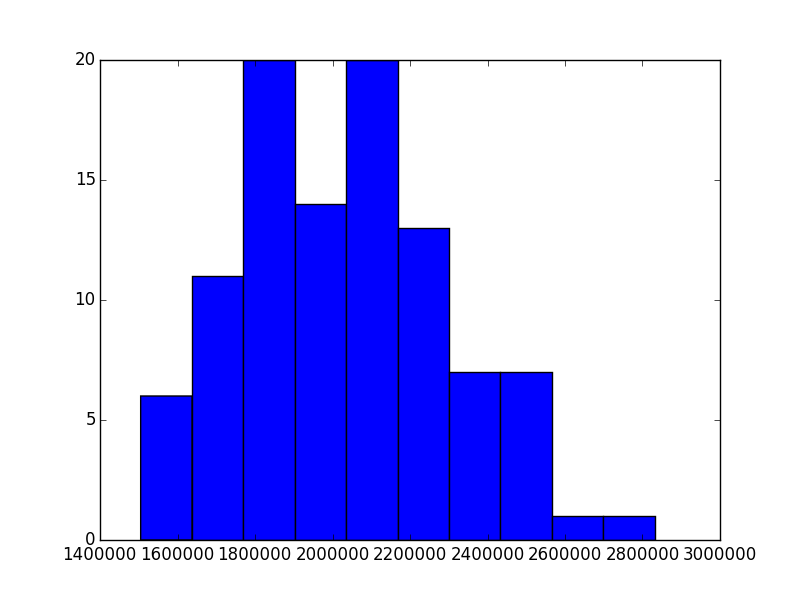

The Python source for this figure:
import pyspark
from pyspark import SparkContext
import numpy as np
import matplotlib.pyplot as plt 
import matplotlib.cm as cm
sc = SparkContext("local")


def mandelbrot(x, y):
    z = c = complex(x, y)
    iteration = 0
    max_iteration = 511  # arbitrary cutoff
    while abs(z) < 2 and iteration < max_iteration:
        z = z * z + c
        iteration += 1
    return iteration

def sum_values_for_partitions(rdd):
    'Returns (as an RDD) the sum of V for each partition of a (K, V) RDD'
    # note that the function passed to mapPartitions should return a sequence,
    # not a value.
    return rdd.mapPartitions(lambda part: [sum(V for K, V in part)])

def draw_image(rdd):
    '''Given a (K, V) RDD with K = (I, J) and V = count,
    display an image of count at each I, J'''

    data = rdd.collect()
    I = np.array([d[0][0] for d in data])
    J = np.array([d[0][1] for d in data])
    C = np.array([d[1] for d in data])
    im = np.zeros((I.max() + 1, J.max() + 1))
    im[I, J] = np.log(C + 1)  # log intensity makes it easier to see levels
    plt.imshow(im, cmap=cm.gray)
    plt.show()
    
#Perform same steps as in P2a, however now we call repartition to randomly
#repartition RDD into 100 partitions. note, i was forced to call .partitionBy
#first for some reasons or else repartition would not seem to work.
    
pixel = range(2000)
pix1D=sc.parallelize(pixel,10)
pixels = pix1D.cartesian(pix1D).partitionBy(100).repartition(100)

#no need to draw in this step


mandrdd = pixels.map(lambda i: (i, mandelbrot((i[1]/500.)-2,(i[0]/500.0)-2)))

plt.hist(sum_values_for_partitions(mandrdd).collect())
plt.savefig("P2b_hist.png")
plt.xlabel("Iteration Count")
plt.ylabel("Count")
